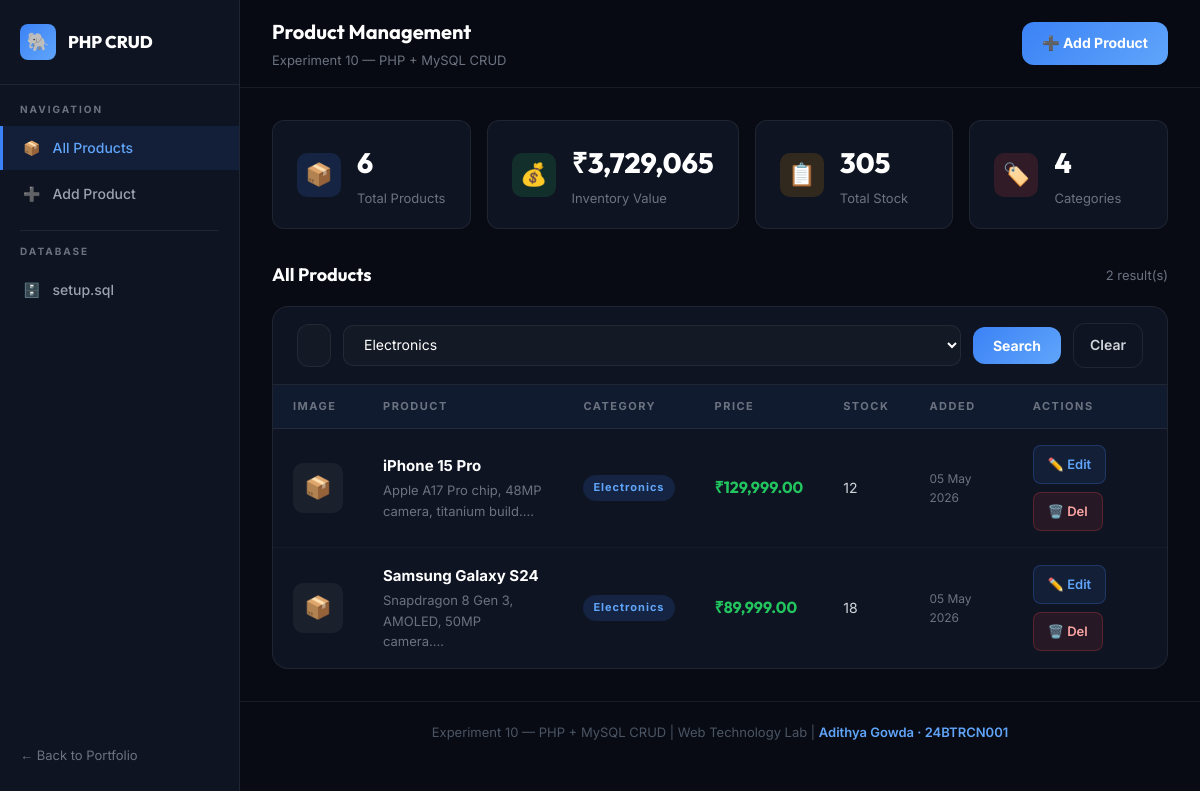
Screenshot of /index.php?cat=Electronics with the database file from the repository.
### tables this page shows
CREATE TABLE products (
    id          INT UNSIGNED AUTO_INCREMENT PRIMARY KEY,
    name        VARCHAR(120)    NOT NULL,
    category    ENUM('Electronics','Clothing','Food','Books','Other') NOT NULL DEFAULT 'Other',
    price       DECIMAL(10,2)   NOT NULL,
    stock       INT UNSIGNED    NOT NULL DEFAULT 0,
    description TEXT,
    image       VARCHAR(255)    DEFAULT NULL,
    created_at  TIMESTAMP       DEFAULT CURRENT_TIMESTAMP,
    updated_at  TIMESTAMP       DEFAULT CURRENT_TIMESTAMP ON UPDATE CURRENT_TIMESTAMP
);

### index.php (the view, shortened to what this page needs)
<?php
$db = getDB();
$totalProducts = $db->query('SELECT COUNT(*) FROM products')->fetchColumn();
$totalValue    = $db->query('SELECT SUM(price * stock) FROM products')->fetchColumn() ?? 0;
$totalStock    = $db->query('SELECT SUM(stock) FROM products')->fetchColumn() ?? 0;
$categories    = $db->query('SELECT COUNT(DISTINCT category) FROM products')->fetchColumn();
$search   = trim($_GET['search'] ?? '');
$catFilter= $_GET['cat'] ?? '';
$sql      = 'SELECT * FROM products WHERE 1=1';
$params   = [];
if ($catFilter !== '') {
    $sql .= ' AND category = :cat';
    $params[':cat'] = $catFilter;
}
$sql .= ' ORDER BY created_at DESC';
$stmt = $db->prepare($sql);
$stmt->execute($params);
$products = $stmt->fetchAll();
?>
<!DOCTYPE html>
<html lang="en">
<head>
    <link rel="stylesheet" href="style.css">
</head>
<body>
<div class="layout">
    <aside class="sidebar">
        <div class="sidebar-logo">
            <div class="sidebar-logo-icon">🐘</div>
            PHP CRUD
        </div>
        <span style="font-size:10px;font-weight:700;letter-spacing:2px;color:var(--gray-500);text-transform:uppercase;padding:0 20px 8px;">Navigation</span>
        <a href="index.php" class="nav-item active">
            <span class="nav-icon">📦</span> All Products
        </a>
        <a href="create.php" class="nav-item">
            <span class="nav-icon">➕</span> Add Product
        </a>
        <div class="sidebar-divider"></div>
        <span style="font-size:10px;font-weight:700;letter-spacing:2px;color:var(--gray-500);text-transform:uppercase;padding:0 20px 8px;">Database</span>
        <a href="setup.sql" class="nav-item" download>
            <span class="nav-icon">🗄️</span> setup.sql
        </a>
        <div class="sidebar-back">
            <a href="../project.html">← Back to Portfolio</a>
        </div>
    </aside>
    <div class="content">
        <div class="topbar">
            <div>
                <div class="topbar-title">Product Management</div>
                <div class="topbar-sub">Experiment 10 — PHP + MySQL CRUD</div>
            </div>
            <div class="topbar-actions">
                <a href="create.php" class="btn btn-primary">➕ Add Product</a>
            </div>
        </div>
        <div class="main">
            <div class="stats-grid">
                <div class="stat-card">
                    <div class="stat-icon blue">📦</div>
                    <div>
                        <div class="stat-value"><?= $totalProducts ?></div>
                        <div class="stat-label">Total Products</div>
                    </div>
                </div>
                <div class="stat-card">
                    <div class="stat-icon green">💰</div>
                    <div>
                        <div class="stat-value">₹<?= number_format((float)$totalValue, 0) ?></div>
                        <div class="stat-label">Inventory Value</div>
                    </div>
                </div>
                <div class="stat-card">
                    <div class="stat-icon yellow">📋</div>
                    <div>
                        <div class="stat-value"><?= $totalStock ?></div>
                        <div class="stat-label">Total Stock</div>
                    </div>
                </div>
                <div class="stat-card">
                    <div class="stat-icon red">🏷️</div>
                    <div>
                        <div class="stat-value"><?= $categories ?></div>
                        <div class="stat-label">Categories</div>
                    </div>
                </div>
            </div>
            <div class="table-section">
                <div class="section-header">
                    <h2 class="section-title">All Products</h2>
                    <span style="font-size:13px;color:var(--gray-500);"><?= count($products) ?> result(s)</span>
                </div>
                <div class="table-card">
                    <form method="GET" class="search-bar">
                        <input type="text" name="search" placeholder="🔍  Search products…"
                               value="<?= htmlspecialchars($search) ?>">
                        <select name="cat" onchange="this.form.submit()"
                            style="background:var(--bg-input);border:1.5px solid var(--border);border-radius:10px;padding:10px 16px;color:var(--white);font-size:14px;outline:none;">
                            <?php foreach (['Electronics','Clothing','Food','Books','Other'] as $c): ?>
                            <option value="<?=$c?>" <?= $catFilter===$c?'selected':'' ?>><?=$c?></option>
                            <?php endforeach; ?>
                        </select>
                        <button type="submit" class="btn btn-primary" style="padding:10px 20px;font-size:14px;">Search</button>
                        <?php if ($search||$catFilter): ?>
                        <a href="index.php" class="btn btn-secondary" style="padding:10px 16px;font-size:14px;">Clear</a>
                        <?php endif; ?>
                    </form>
                    <?php if (empty($products)): ?>
                    <div class="no-products">
                        <div class="no-products-icon">📭</div>
                        <div class="no-products-text">No products found.</div>
                        <a href="create.php" class="btn btn-primary" style="margin-top:16px;display:inline-flex;">➕ Add First Product</a>
                    </div>
                    <?php else: ?>
                    <div class="table-wrapper">
                        <table>
                            <thead>
                                <tr>
                                    <th>Image</th>
                                    <th>Product</th>
                                    <th>Category</th>
                                    <th>Price</th>
                                    <th>Stock</th>
                                    <th>Added</th>
                                    <th>Actions</th>
                                </tr>
                            </thead>
                            <tbody>
                                <?php foreach ($products as $p): ?>
                                <tr>
                                    <td>
                                        <?php if ($p['image']): ?>
                                        <img src="uploads/<?= htmlspecialchars($p['image']) ?>"
                                             alt="" class="product-img">
                                        <?php else: ?>
                                        <div class="product-img-placeholder">📦</div>
                                        <?php endif; ?>
                                    </td>
                                    <td>
                                        <div class="product-name"><?= htmlspecialchars($p['name']) ?></div>
                                        <div class="product-desc"><?= htmlspecialchars(substr($p['description'],0,60)).'…' ?></div>
                                    </td>
                                    <td>
                                        <?php
                                        $catClass = 'cat-'.strtolower($p['category']);
                                        ?>
                                        <span class="category-badge <?= $catClass ?>"><?= $p['category'] ?></span>
                                    </td>
                                    <td><span class="price">₹<?= number_format($p['price'], 2) ?></span></td>
                                    <td><?= $p['stock'] ?></td>
                                    <td style="font-size:12px;color:var(--gray-500);"><?= date('d M Y', strtotime($p['created_at'])) ?></td>
                                    <td>
                                        <div class="actions">
                                            <a href="edit.php?id=<?= $p['id'] ?>" class="btn-edit">✏️ Edit</a>
                                            <a href="delete.php?id=<?= $p['id'] ?>" class="btn-danger">🗑️ Del</a>
                                        </div>
                                    </td>
                                </tr>
                                <?php endforeach; ?>
                            </tbody>
                        </table>
                    </div>
                    <?php endif; ?>
                </div>
            </div>
        </div>
        <footer class="footer">
            Experiment 10 — PHP + MySQL CRUD | Web Technology Lab |
            <span>Adithya Gowda · 24BTRCN001</span>
        </footer>
    </div>
</div>
</body>
</html>

### rows the page displays
products: name "iPhone 15 Pro", description "Apple A17 Pro chip, 48MP camera, titanium build.", category "Electronics", price "129,999.00", stock "12", created_at "05 May 2026"
products: name "Samsung Galaxy S24", description "Snapdragon 8 Gen 3, AMOLED, 50MP camera.", category "Electronics", price "89,999.00", stock "18", created_at "05 May 2026"

### other values shown
$totalProducts "6"
$totalValue "3,729,065"
$totalStock "305"
$categories "4"
count($products) "2"
form field cat "Electronics"
